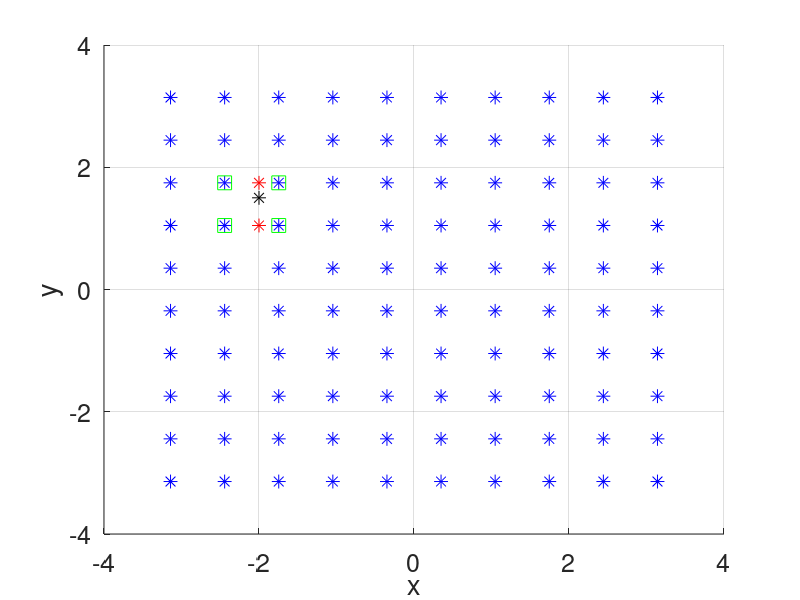

MATLAB code for this plot:
clear
clc
close all

X = linspace(-pi,pi,10);
Y = X;

[xx,yy] = meshgrid(X,Y);

zz = 1 + 2*sin(2*xx) + 2*sin(2*yy);
[r,c] = size(zz);

fig = figure();
set(fig,'color','white')
set(gca,'FontSize',18)
xlabel('x')
ylabel('y')
zlabel('z')
hold on
grid on

for idx = 1:r
    for jdx = 1:c
        plot3(xx(idx,jdx),yy(idx,jdx),zz(idx,jdx),'b*','MarkerSize',10)
    end
end

xstar = -2;
ystar = 1.5;

locx = find(xstar < X,1);
locy = find(ystar < Y,1);

x0 = X(locx-1);
x1 = X(locx);
y0 = X(locy-1);
y1 = X(locy);

z00 = zz(locx-1,locy-1);
z10 = zz(locx,locy-1);
z01 = zz(locx-1,locy);
z11 = zz(locx,locy);

plot3(x0,y0,z00,'gs','MarkerSize',10)
plot3(x1,y0,z10,'gs','MarkerSize',10)
plot3(x0,y1,z01,'gs','MarkerSize',10)
plot3(x1,y1,z11,'gs','MarkerSize',10)

zU = z01 + (z11-z01)/(x1-x0)*(xstar-x0);
zL = z00 + (z10-z00)/(x1-x0)*(xstar-x0);

plot3(xstar,y0,zL,'r*','MarkerSize',10)
plot3(xstar,y1,zU,'r*','MarkerSize',10)

zstar = zL + (zU-zL)/(y1-y0)*(ystar-y0);

plot3(xstar,ystar,zstar,'k*','MarkerSize',10)
